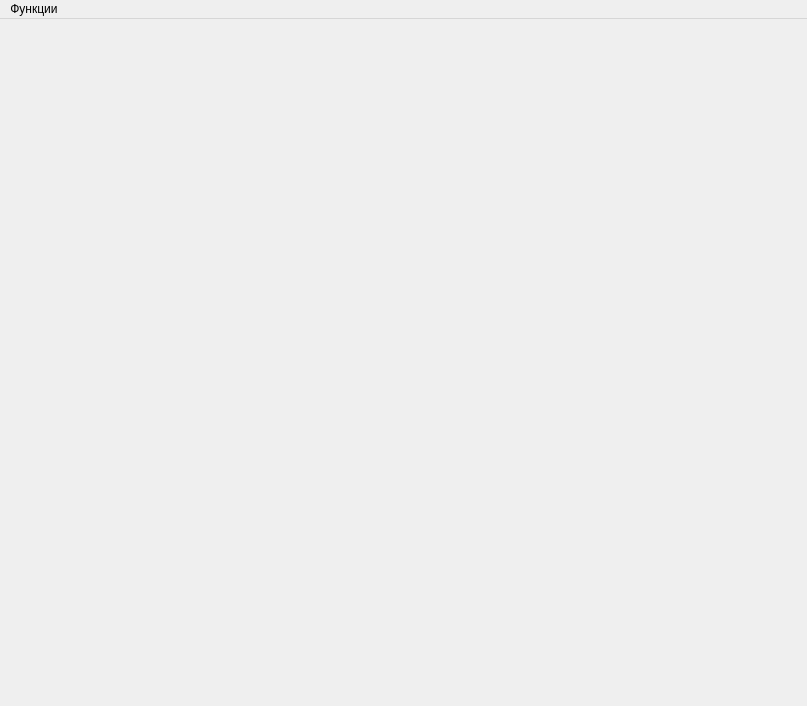
<?xml version="1.0" encoding="UTF-8"?>
<ui version="4.0">
 <class>MainWindow</class>
 <widget class="QMainWindow" name="MainWindow">
  <property name="geometry">
   <rect>
    <x>0</x>
    <y>0</y>
    <width>807</width>
    <height>706</height>
   </rect>
  </property>
  <property name="minimumSize">
   <size>
    <width>807</width>
    <height>706</height>
   </size>
  </property>
  <property name="maximumSize">
   <size>
    <width>807</width>
    <height>706</height>
   </size>
  </property>
  <property name="windowTitle">
   <string>Coding</string>
  </property>
  <widget class="QWidget" name="centralwidget"/>
  <widget class="QMenuBar" name="menubar">
   <property name="geometry">
    <rect>
     <x>0</x>
     <y>0</y>
     <width>807</width>
     <height>25</height>
    </rect>
   </property>
   <widget class="QMenu" name="menu">
    <property name="title">
     <string>Функции</string>
    </property>
    <widget class="QMenu" name="encodeMenu">
     <property name="title">
      <string>Кодирование</string>
     </property>
     <addaction name="GilberMoorEncode"/>
     <addaction name="HammingEncode"/>
    </widget>
    <widget class="QMenu" name="decodeMenu">
     <property name="title">
      <string>Декодирование</string>
     </property>
     <addaction name="GilberMoorDecode"/>
     <addaction name="HammingDecode"/>
    </widget>
    <addaction name="encodeMenu"/>
    <addaction name="decodeMenu"/>
   </widget>
   <addaction name="menu"/>
  </widget>
  <action name="GilberMoorEncode">
   <property name="text">
    <string>Алгоритм Гильбера Мура</string>
   </property>
  </action>
  <action name="HammingEncode">
   <property name="text">
    <string>Алгоритм Хэмминга</string>
   </property>
  </action>
  <action name="GilberMoorDecode">
   <property name="text">
    <string>Алгоритм Гильбера Мура</string>
   </property>
  </action>
  <action name="HammingDecode">
   <property name="text">
    <string> Алгоритм Хэмминга</string>
   </property>
  </action>
 </widget>
 <resources/>
 <connections/>
</ui>
